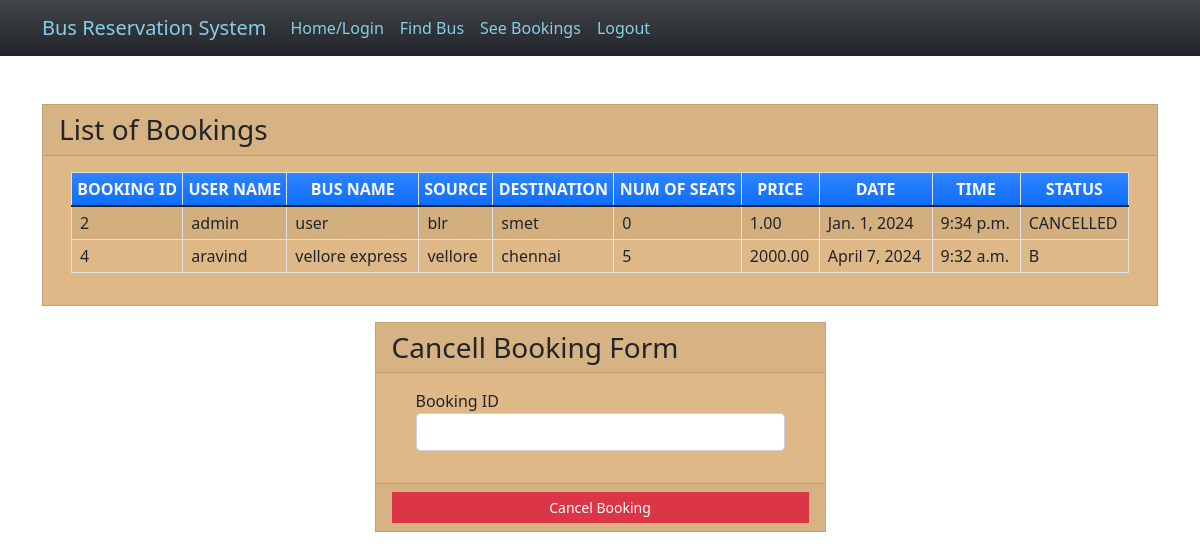
/seebookings (signed in), run on the app's committed database.
### myapp/models.py (models this page shows, shortened)
class Book(models.Model):
    BOOKED = 'B'
    CANCELLED = 'C'
    TICKET_STATUSES = ((BOOKED, 'Booked'),
                       (CANCELLED, 'Cancelled'),)
    email = models.EmailField()
    name = models.CharField(max_length=30)
    userid =models.DecimalField(decimal_places=0, max_digits=2)
    busid=models.DecimalField(decimal_places=0, max_digits=2)
    bus_name = models.CharField(max_length=30)
    source = models.CharField(max_length=30)
    dest = models.CharField(max_length=30)
    nos = models.DecimalField(decimal_places=0, max_digits=2)
    price = models.DecimalField(decimal_places=2, max_digits=6)
    date = models.DateField()
    time = models.TimeField()
    status = models.CharField(choices=TICKET_STATUSES, default=BOOKED, max_length=2)
    class Meta:
        verbose_name_plural = "List of Books"

### myapp/views.py (the view)
# urls.py: path('seebookings', views.seebookings, name="seebookings"),
@login_required(login_url='signin')
def seebookings(request,new={}):
    context = {}
    id_r = request.user.id
    book_list = Book.objects.filter(userid=id_r)
    if book_list:
        return render(request, 'myapp/booklist.html', locals())
    else:
        context["error"] = "Sorry no buses booked"
        return render(request, 'myapp/findbus.html', context)

### myapp/templates/myapp/booklist.html (shortened to what this page needs)
{% extends 'myapp/base.html' %} {% block content %}
<div class="container my-5">
    <div class="card rounded-0">
        <div class="card-header">
            <div class="card-title h3 mb-0">List of Bookings</div>
        </div>
        <div class="card-body">
            <div class="container-fluid">
                <table class="table table-bordered table-striped">
                    <thead>
                        <tr class="bg-gradient bg-primary text-light">
                            <th class="p-1 text-center">BOOKING ID</th>
                            <th class="p-1 text-center">USER NAME</th>
                            <th class="p-1 text-center">BUS NAME</th>
                            <th class="p-1 text-center">SOURCE</th>
                            <th class="p-1 text-center">DESTINATION</th>
                            <th class="p-1 text-center">NUM OF SEATS</th>
                            <th class="p-1 text-center">PRICE</th>
                            <th class="p-1 text-center">DATE</th>
                            <th class="p-1 text-center">TIME</th>
                            <th class="p-1 text-center">STATUS</th>
                        </tr>
                    </thead>
                    {% for row in book_list %}
                    <tr>
                        <td class="px-2 py-1 align-middle">{{row.id}}</td>
                        <td class="px-2 py-1 align-middle">{{row.name}}</td>
                        <td class="px-2 py-1 align-middle">{{row.bus_name}}</td>
                        <td class="px-2 py-1 align-middle">{{row.source}}</td>
                        <td class="px-2 py-1 align-middle">{{row.dest}}</td>
                        <td class="px-2 py-1 align-middle">{{row.nos}}</td>
                        <td class="px-2 py-1 align-middle">{{row.price}}</td>
                        <td class="px-2 py-1 align-middle">{{row.date}}</td>
                        <td class="px-2 py-1 align-middle">{{row.time}}</td>
                        <td class="px-2 py-1 align-middle">{{row.status}}</td>
                    </tr>
                    {% endfor %}
                </table>
            </div>
        </div>
    </div>
    <div class="row mt-3 justify-content-center">
        <div class="col-lg-5 col-md-7 col-sm-10 col-xs-12">
            <div class="card rounded-0">
                <div class="card-header">
                    <div class="card-title h3 mb-0">Cancell Booking Form</div>
                </div>
                <div class="card-body">
                    <div class="container-fluid">
                        <form action="{% url 'cancellings' %}" method="post" id="cancel-form">
                            <div class="mb-3">
                                <label for="bus_id" class="control-label">Booking ID</label>
                                <input name='bus_id' class="form-control" type="number" id="bus_id">
                            </div>
                        </form>
                    </div>
                </div>
                <div class="card-footer text-center">
                    <button class="btn btn-sm rounded-0 btn-danger w-100" form="cancel-form">Cancel Booking</button>
                </div>
            </div>
        </div>
    </div>
</div>
{% endblock %}

### myapp/templates/myapp/base.html (shortened to what this page needs)
<!doctype html>
<html lang="en">
<head>
    <link rel="stylesheet" href="https://cdn.jsdelivr.net/npm/bootstrap@5.1.3/dist/css/bootstrap.min.css">
</head>
<body>
<nav class="navbar navbar-expand-lg navbar-light bg-gradient bg-dark">
    <div class="container">
            <a class="navbar-brand" href="#" style="color: skyBLUE;">Bus Reservation System</a>
        <div class="collapse navbar-collapse" id="navbarNavAltMarkup">
            <div class="navbar-nav" >
                <a class="nav-item nav-link active" href="{% url 'home' %}" style="color: skyblue;">Home/Login</a>
                <a class="nav-item nav-link" href="{% url 'findbus' %}" style="color: skyblue;">Find Bus</a>
                <a class="nav-item nav-link" href="{% url 'seebookings' %}" style="color: skyblue;">See Bookings</a>
                {% if request.user.is_active %}
                <a class="nav-item nav-link " href="{% url 'signout' %}" style="color: skyblue;">Logout</a>
                {% else %}
                <a class="nav-item nav-link " href="{% url 'signup' %}" style="color: skyblue;">Registration</a>
                {% endif %}
            </div>
        </div>
    </div>
</nav>
{% block content %}
{% endblock %}
</body>
</html>

### myapp/templates/myapp/base.html (style rules this page uses)
body { background-image: url(https://i.pinimg.com/564x/f6/94/50/f694500c4d8cd48a1d7c0bbb51d20906.jpg); background-repeat: no-repeat; background-size: cover; }

### myapp/templates/myapp/booklist.html (style rules this page uses)
.card { background-color:burlywood; }

### data on the page
Book: id "2", name "admin", bus_name "user", source "blr", dest "smet", nos "0", price "1.00", date "Jan. 1, 2024", time "9:34 p.m.", status "CANCELLED"
Book: id "4", name "aravind", bus_name "vellore express", source "vellore", dest "chennai", nos "5", price "2000.00", date "April 7, 2024", time "9:32 a.m.", status "B"
